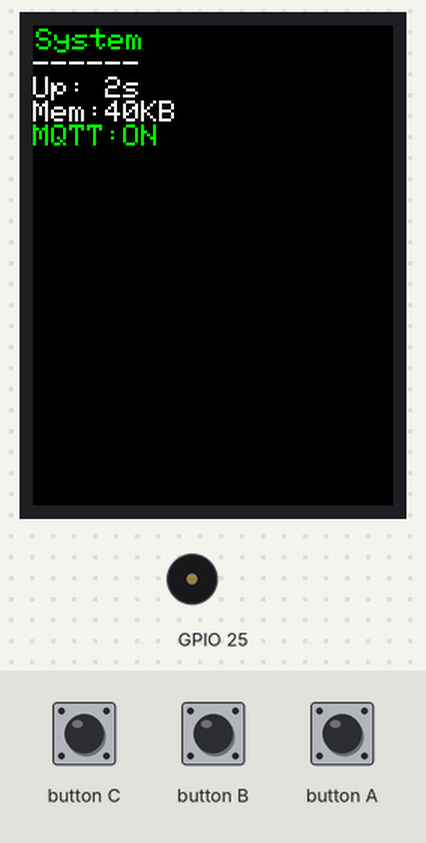
Bench run of a sketch on a simulated ESP32-S3. Parts: 240×320 colour display, buzzer (waves = sounding). Inputs (shaded band) come from the test bench. WiFi joins after 1.5 s; servers stay silent unless stated; what the sketch prints to the serial monitor is not drawn.

Above: at 3.5 s.
3.6 s: button A pressed for 0.15 s
At 4.2 s:
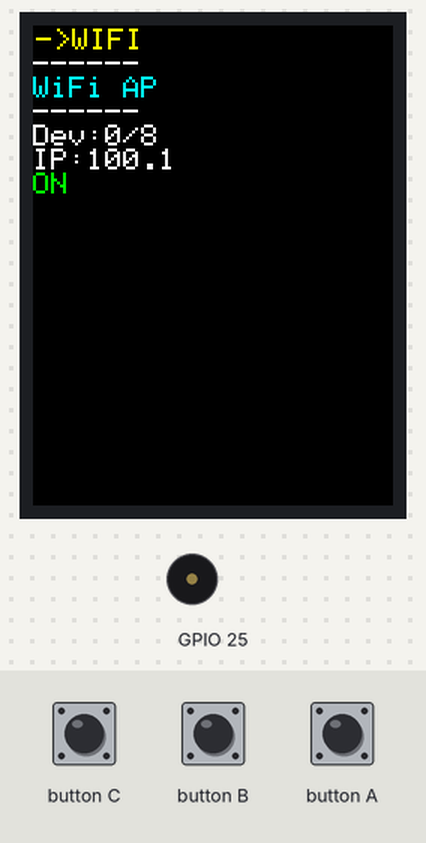
4.3 s: button A pressed for 1 s
At 5.0 s:
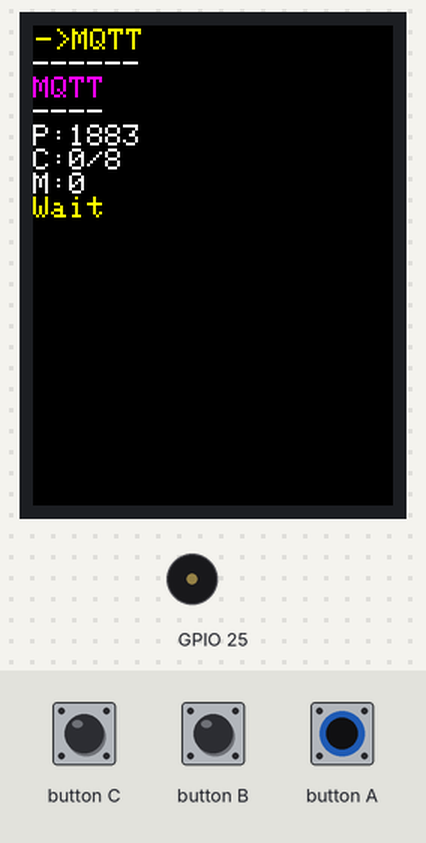
5.9 s: button A pressed for 0.15 s
At 6.52 s:
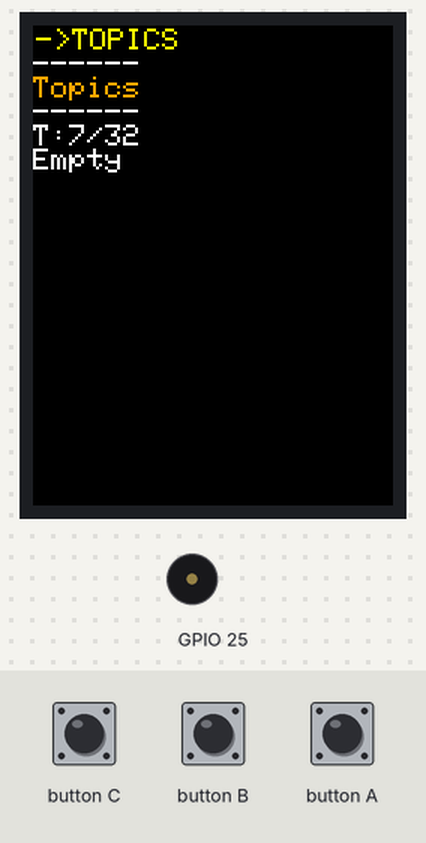
6.6 s: button A pressed for 3.2 s
At 7.4 s:
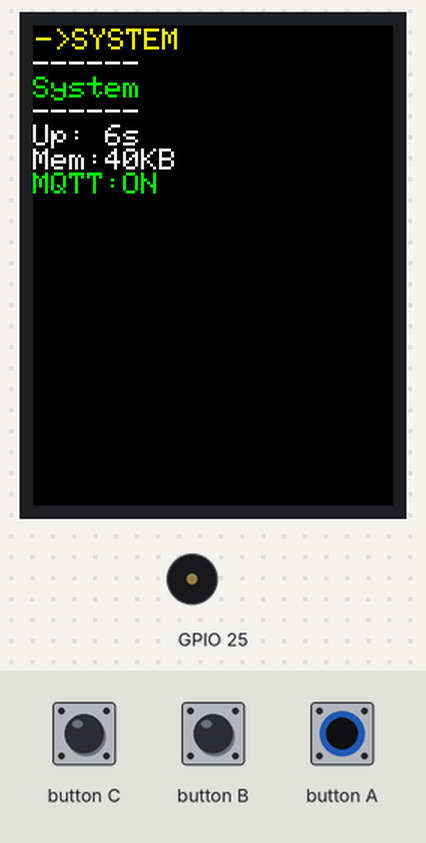
11.3 s: button B pressed for 0.15 s
At 13.1 s:
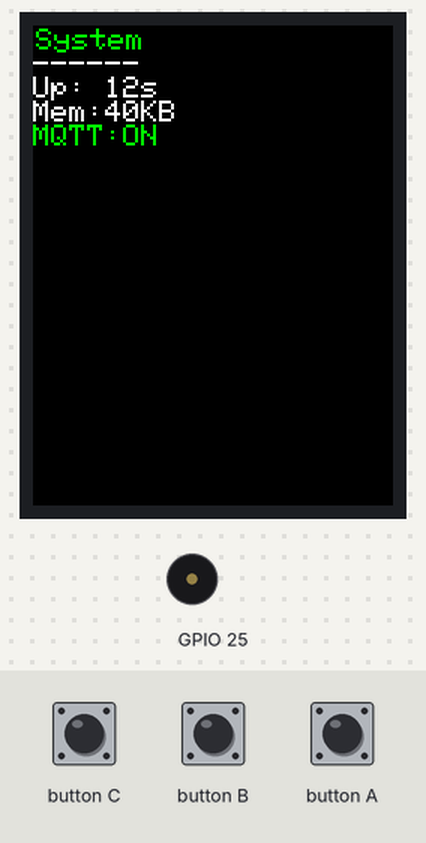
14.4 s: button A pressed for 0.15 s
At 17.6 s:
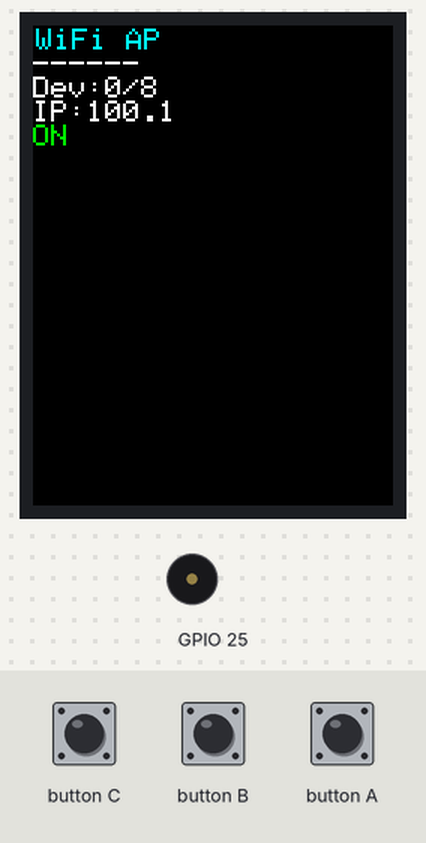
Timing chart, 0 to 18.4 s (numbered marks = the images above; inputs shaded):
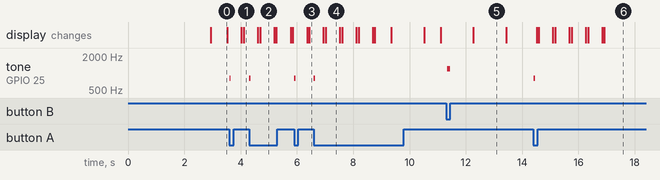

Measured:
- after the input at 3.6 s, tone on GPIO 25: silent → 800 Hz at once, → silent 0.05 s later; the display: first changes after 0.43 s (image 1 shows a later state)
- after the input at 4.3 s, tone on GPIO 25: silent → 800 Hz at once, → silent 0.05 s later; the display: first differs from a run without the input after 0.39 s (image 2)
- after the input at 5.9 s, tone on GPIO 25: silent → 800 Hz at once, → silent 0.05 s later; the display: first differs from a run without the input after 0.54 s (image 3)
- after the input at 6.6 s, tone on GPIO 25: silent → 800 Hz at once, → silent 0.05 s later; the display: first differs from a run without the input after 0.42 s (image 4)
- after the input at 11.3 s, tone on GPIO 25: silent → 1200 Hz at once, → silent 0.10 s later
- after the input at 14.4 s, tone on GPIO 25: silent → 800 Hz at once, → silent 0.05 s later; the display: first changes after 0.11 s (image 6 shows a later state)
- what the display in image 2 shows lasts 0.5 s, from 4.7 s to 5.2 s

The sketch:

05_mqtt_broker.ino
```cpp
/**
 * @file 05_mqtt_broker.ino
 * @brief M5Stack Atom-JoyStick MQTTブローカー実装
 * @description 分散MQTTシステム用軽量ブローカー機能
 *
 * Phase 3: MQTT統合システム構築
 * - WiFi AP + MQTTブローカー統合
 * - Topic階層管理システム
 * - クライアント監視・管理
 * - UI・IMU状態同期基盤
 *
 * @target M5Stack Atom-JoyStick (ESP32-S3)
 * @mqtt_port 1883
 */

#include <M5Unified.h>
#include <WiFi.h>
#include <WiFiAP.h>
#include <ArduinoJson.h>
#include <WiFiServer.h>
#include <WiFiClient.h>

// WiFiアクセスポイント設定（Phase 2から継承）
const char* AP_SSID = "IsolationSphere-Direct";
const char* AP_PASSWORD = "isolation-sphere-2025";
const IPAddress AP_IP(192, 168, 100, 1);
const IPAddress AP_GATEWAY(192, 168, 100, 1);
const IPAddress AP_SUBNET(255, 255, 255, 0);

// MQTT設定
const int MQTT_PORT = 1883;
const int MAX_CLIENTS = 8;
const int MQTT_KEEP_ALIVE = 60;

// 軽量MQTTブローカー
WiFiServer mqtt_server(MQTT_PORT);
WiFiClient mqtt_clients[MAX_CLIENTS];
bool client_connected[MAX_CLIENTS];
String client_ids[MAX_CLIENTS];
unsigned long client_last_seen[MAX_CLIENTS];

// Topic階層システム
struct MQTTTopic {
    String topic;
    String payload;
    int qos;
    bool retain;
    unsigned long timestamp;
};

const int MAX_TOPICS = 32;
MQTTTopic topic_store[MAX_TOPICS];
int topic_count = 0;

// システム状態管理
struct MQTTSystemStatus {
    bool broker_active;
    int connected_clients;
    int total_messages;
    int topics_count;
    unsigned long uptime_sec;
    String last_topic;
    String last_payload;
} mqtt_status;

// デバッグ表示モード（Phase 2から拡張）
enum DebugMode {
    DEBUG_SYSTEM,    // システム情報
    DEBUG_WIFI,      // WiFi情報
    DEBUG_MQTT,      // MQTT情報（強化）
    DEBUG_TOPICS,    // Topic監視（新規）
    DEBUG_MODE_COUNT
};

DebugMode current_mode = DEBUG_SYSTEM;
unsigned long last_update = 0;
unsigned long mode_change_time = 0;
bool mode_changed = false;

void setup() {
    // M5Unified初期化
    auto cfg = M5.config();
    M5.begin(cfg);

    Serial.begin(115200);
    delay(1000);

    Serial.println("=================================");
    Serial.println("M5Stack Atom-JoyStick MQTT Hub");
    Serial.println("=================================");
    Serial.println("Phase 3: MQTT統合システム構築");

    // LCD初期化
    M5.Display.clear(BLACK);
    M5.Display.setTextSize(2);  // テキストサイズを2倍に拡大
    M5.Display.setTextColor(WHITE);
    M5.Display.setRotation(0);

    // WiFi + MQTT初期化
    init_wifi_access_point();
    init_mqtt_broker();

    // 初期Topic登録
    init_default_topics();

    Serial.println("✅ MQTT統合システム初期化完了");
    Serial.println("操作: ボタンAでモード切り替え、ボタンBで詳細表示");

    last_update = millis();
}

void loop() {
    M5.update();

    // MQTTブローカー処理
    handle_mqtt_broker();

    // ボタン入力処理
    handle_button_input();

    // 500ms間隔で表示・状態更新
    if (millis() - last_update >= 500) {
        update_system_status();
        display_debug_info();
        last_update = millis();
    }

    delay(10);  // MQTT処理のため短縮
}

void init_wifi_access_point() {
    Serial.println("WiFiアクセスポイント設定開始...");

    WiFi.mode(WIFI_AP);
    delay(100);

    WiFi.softAPConfig(AP_IP, AP_GATEWAY, AP_SUBNET);
    bool ap_result = WiFi.softAP(AP_SSID, AP_PASSWORD, 1, 0, 8);

    if (ap_result) {
        Serial.printf("✅ WiFi AP作成成功: %s\n", AP_SSID);
        Serial.printf("✅ IP アドレス: %s\n", WiFi.softAPIP().toString().c_str());
        Serial.printf("✅ ネットワーク: %s\n", AP_SUBNET.toString().c_str());
    } else {
        Serial.println("❌ WiFi AP作成失敗");
    }

    delay(1000);
}

void init_mqtt_broker() {
    Serial.println("MQTTブローカー初期化開始...");

    // MQTTサーバー開始
    mqtt_server.begin();
    Serial.printf("✅ MQTTブローカー起動: ポート%d\n", MQTT_PORT);

    // クライアント配列初期化
    for (int i = 0; i < MAX_CLIENTS; i++) {
        client_connected[i] = false;
        client_ids[i] = "";
        client_last_seen[i] = 0;
    }

    // システム状態初期化
    mqtt_status.broker_active = true;
    mqtt_status.connected_clients = 0;
    mqtt_status.total_messages = 0;
    mqtt_status.topics_count = 0;

    Serial.printf("✅ 最大クライアント数: %d\n", MAX_CLIENTS);
    Serial.printf("✅ Keep-Alive: %d秒\n", MQTT_KEEP_ALIVE);
}

void init_default_topics() {
    Serial.println("デフォルトTopic初期化...");

    // システム管理Topic
    add_topic("isolation-sphere/system/status", "online", 0, true);
    add_topic("isolation-sphere/system/uptime", "0", 0, false);
    add_topic("isolation-sphere/joystick/mode", "system", 0, true);

    // UI状態管理Topic（準備）
    add_topic("isolation-sphere/ui/brightness", "50", 0, true);
    add_topic("isolation-sphere/ui/volume", "75", 0, true);

    Serial.printf("✅ デフォルトTopic登録完了: %d個\n", topic_count);
}

void handle_mqtt_broker() {
    // 新規クライアント接続処理
    WiFiClient new_client = mqtt_server.available();
    if (new_client) {
        handle_new_client(new_client);
    }

    // 既存クライアント処理
    for (int i = 0; i < MAX_CLIENTS; i++) {
        if (client_connected[i] && mqtt_clients[i].connected()) {
            handle_client_message(i);
        } else if (client_connected[i]) {
            // クライアント切断処理
            handle_client_disconnect(i);
        }
    }

    // Keep-Alive チェック
    check_client_keepalive();
}

void handle_new_client(WiFiClient& new_client) {
    // 空きスロット検索
    int free_slot = -1;
    for (int i = 0; i < MAX_CLIENTS; i++) {
        if (!client_connected[i]) {
            free_slot = i;
            break;
        }
    }

    if (free_slot >= 0) {
        mqtt_clients[free_slot] = new_client;
        client_connected[free_slot] = true;
        client_ids[free_slot] = String("client_") + String(free_slot);
        client_last_seen[free_slot] = millis();

        mqtt_status.connected_clients++;

        Serial.printf("📡 MQTT新規クライアント接続: slot %d\n", free_slot);
        M5.Speaker.tone(1200, 150);  // MQTT接続音

        // Welcome メッセージ送信
        String welcome = "Welcome to IsolationSphere MQTT Broker";
        new_client.print(welcome);

    } else {
        Serial.println("❌ MQTT接続拒否: クライアント満杯");
        new_client.stop();
    }
}

void handle_client_message(int client_index) {
    if (mqtt_clients[client_index].available()) {
        String message = mqtt_clients[client_index].readString();
        message.trim();

        if (message.length() > 0) {
            mqtt_status.total_messages++;
            client_last_seen[client_index] = millis();

            Serial.printf("📩 MQTT受信 [%d]: %s\n", client_index, message.c_str());

            // 簡易メッセージ処理（実際のMQTTプロトコルは簡略化）
            process_mqtt_message(client_index, message);
        }
    }
}

void handle_client_disconnect(int client_index) {
    Serial.printf("📡 MQTTクライアント切断: slot %d\n", client_index);

    mqtt_clients[client_index].stop();
    client_connected[client_index] = false;
    client_ids[client_index] = "";
    client_last_seen[client_index] = 0;

    mqtt_status.connected_clients--;
    M5.Speaker.tone(800, 100);  // MQTT切断音
}

void check_client_keepalive() {
    unsigned long current_time = millis();

    for (int i = 0; i < MAX_CLIENTS; i++) {
        if (client_connected[i]) {
            if (current_time - client_last_seen[i] > MQTT_KEEP_ALIVE * 1000) {
                Serial.printf("⏰ MQTTクライアント%d: Keep-Alive タイムアウト\n", i);
                handle_client_disconnect(i);
            }
        }
    }
}

void process_mqtt_message(int client_index, const String& message) {
    // 簡易Topic/Payload解析
    int separator = message.indexOf(':');
    if (separator > 0) {
        String topic = message.substring(0, separator);
        String payload = message.substring(separator + 1);

        // Topic更新
        update_topic(topic, payload);

        mqtt_status.last_topic = topic;
        mqtt_status.last_payload = payload;

        Serial.printf("📝 Topic更新: %s = %s\n", topic.c_str(), payload.c_str());

        // 他のクライアントに転送（Publish処理）
        broadcast_topic_update(client_index, topic, payload);
    }
}

void add_topic(const String& topic, const String& payload, int qos, bool retain) {
    if (topic_count < MAX_TOPICS) {
        topic_store[topic_count].topic = topic;
        topic_store[topic_count].payload = payload;
        topic_store[topic_count].qos = qos;
        topic_store[topic_count].retain = retain;
        topic_store[topic_count].timestamp = millis();
        topic_count++;

        mqtt_status.topics_count = topic_count;
    }
}

void update_topic(const String& topic, const String& payload) {
    // 既存Topic検索・更新
    for (int i = 0; i < topic_count; i++) {
        if (topic_store[i].topic == topic) {
            topic_store[i].payload = payload;
            topic_store[i].timestamp = millis();
            return;
        }
    }

    // 新規Topic追加
    add_topic(topic, payload, 0, false);
}

void broadcast_topic_update(int sender_index, const String& topic, const String& payload) {
    String broadcast_msg = topic + ":" + payload + "\n";

    for (int i = 0; i < MAX_CLIENTS; i++) {
        if (i != sender_index && client_connected[i] && mqtt_clients[i].connected()) {
            mqtt_clients[i].print(broadcast_msg);
        }
    }
}

void update_system_status() {
    mqtt_status.uptime_sec = millis() / 1000;

    // システム状態をTopicに反映
    update_topic("isolation-sphere/system/uptime", String(mqtt_status.uptime_sec));
    update_topic("isolation-sphere/system/clients", String(mqtt_status.connected_clients));
    update_topic("isolation-sphere/system/messages", String(mqtt_status.total_messages));
}

void handle_button_input() {
    if (M5.BtnA.wasPressed()) {
        current_mode = (DebugMode)((current_mode + 1) % DEBUG_MODE_COUNT);
        mode_changed = true;
        mode_change_time = millis();

        Serial.printf("デバッグモード変更: %s\n", get_mode_name(current_mode));
        M5.Speaker.tone(800, 50);

        // モード変更をMQTTで通知
        String mode_name = String(get_mode_name(current_mode));
        mode_name.toLowerCase();
        update_topic("isolation-sphere/joystick/mode", mode_name);
    }

    if (M5.BtnB.wasPressed()) {
        print_detailed_mqtt_info();
        M5.Speaker.tone(1200, 100);
    }
}

void display_debug_info() {
    M5.Display.clear(BLACK);
    M5.Display.setCursor(2, 2);

    if (mode_changed && millis() - mode_change_time < 2000) {
        M5.Display.setTextColor(YELLOW);
        M5.Display.printf("->%s\n", get_mode_name(current_mode));
        M5.Display.setTextColor(WHITE);
        M5.Display.println("------");
    }

    switch (current_mode) {
        case DEBUG_SYSTEM:
            display_system_info();
            break;
        case DEBUG_WIFI:
            display_wifi_info();
            break;
        case DEBUG_MQTT:
            display_mqtt_info();
            break;
        case DEBUG_TOPICS:
            display_topics_info();
            break;
        default:
            break;
    }

    if (mode_changed && millis() - mode_change_time >= 2000) {
        mode_changed = false;
    }
}

void display_system_info() {
    M5.Display.setTextColor(GREEN);
    M5.Display.println("System");
    M5.Display.setTextColor(WHITE);
    M5.Display.println("------");

    M5.Display.printf("Up: %lus\n", mqtt_status.uptime_sec);
    M5.Display.printf("Mem:%uKB\n", ESP.getFreeHeap() / 1024);

    uint16_t mqtt_color = mqtt_status.broker_active ? GREEN : RED;
    M5.Display.setTextColor(mqtt_color);
    M5.Display.printf("MQTT:%s\n", mqtt_status.broker_active ? "ON" : "OFF");
    M5.Display.setTextColor(WHITE);
}

void display_wifi_info() {
    M5.Display.setTextColor(CYAN);
    M5.Display.println("WiFi AP");
    M5.Display.setTextColor(WHITE);
    M5.Display.println("------");

    M5.Display.printf("Dev:%d/8\n", WiFi.softAPgetStationNum());
    M5.Display.printf("IP:100.1\n");
    M5.Display.setTextColor(GREEN);
    M5.Display.println("ON");
    M5.Display.setTextColor(WHITE);
}

void display_mqtt_info() {
    M5.Display.setTextColor(MAGENTA);
    M5.Display.println("MQTT");
    M5.Display.setTextColor(WHITE);
    M5.Display.println("----");

    M5.Display.printf("P:1883\n");
    M5.Display.printf("C:%d/%d\n", mqtt_status.connected_clients, MAX_CLIENTS);
    M5.Display.printf("M:%d\n", mqtt_status.total_messages);

    uint16_t status_color = (mqtt_status.connected_clients > 0) ? GREEN : YELLOW;
    M5.Display.setTextColor(status_color);
    M5.Display.println(mqtt_status.connected_clients > 0 ? "Active" : "Wait");
    M5.Display.setTextColor(WHITE);
}

void display_topics_info() {
    M5.Display.setTextColor(ORANGE);
    M5.Display.println("Topics");
    M5.Display.setTextColor(WHITE);
    M5.Display.println("------");

    M5.Display.printf("T:%d/%d\n", mqtt_status.topics_count, MAX_TOPICS);

    if (mqtt_status.last_topic.length() > 0) {
        M5.Display.println("Last:");
        String short_topic = mqtt_status.last_topic;
        if (short_topic.length() > 6) {
            short_topic = short_topic.substring(0, 6) + "..";
        }
        M5.Display.printf("%s\n", short_topic.c_str());
    } else {
        M5.Display.println("Empty");
    }
}

const char* get_mode_name(DebugMode mode) {
    switch (mode) {
        case DEBUG_SYSTEM: return "SYSTEM";
        case DEBUG_WIFI: return "WIFI";
        case DEBUG_MQTT: return "MQTT";
        case DEBUG_TOPICS: return "TOPICS";
        default: return "UNKNOWN";
    }
}

void print_detailed_mqtt_info() {
    Serial.println("\n=== MQTT詳細情報 ===");
    Serial.printf("ブローカー状態: %s\n", mqtt_status.broker_active ? "アクティブ" : "停止");
    Serial.printf("接続クライアント: %d/%d\n", mqtt_status.connected_clients, MAX_CLIENTS);
    Serial.printf("総メッセージ数: %d\n", mqtt_status.total_messages);
    Serial.printf("Topic数: %d/%d\n", mqtt_status.topics_count, MAX_TOPICS);

    Serial.println("\n--- 登録Topic一覧 ---");
    for (int i = 0; i < topic_count; i++) {
        Serial.printf("[%d] %s = %s\n", i,
                      topic_store[i].topic.c_str(),
                      topic_store[i].payload.c_str());
    }

    Serial.println("\n--- クライアント状態 ---");
    for (int i = 0; i < MAX_CLIENTS; i++) {
        if (client_connected[i]) {
            Serial.printf("Client %d: %s (最終通信: %lu秒前)\n",
                          i, client_ids[i].c_str(),
                          (millis() - client_last_seen[i]) / 1000);
        }
    }
    Serial.println("========================\n");
}
```
